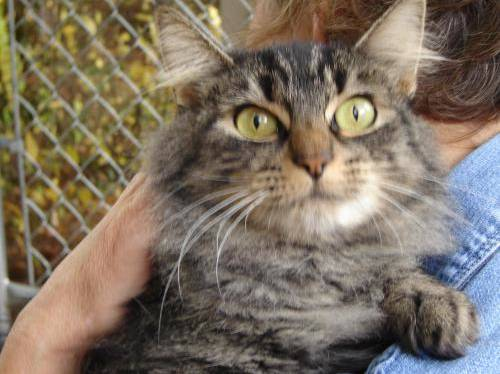
#> input picture 12. Matplotlib/cat.jpg, 500 x 374 px
$ jupyter execute 1.ipynb
#> lines starting #> are read from the running program, lines starting #| are printed output that depends on the picture
[cell 1]
import cv2
import matplotlib.pyplot as plt

[cell 2]
image = cv2.imread('cat.jpg',0)
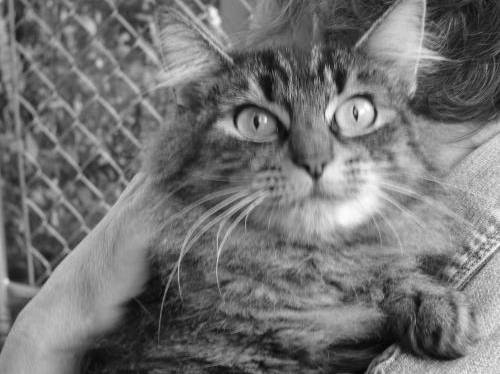
#> image: shape (374, 500); min 0, max 255, mean 115.2
image = cv2.cvtColor(image,cv2.COLOR_BGR2RGB)
#> image: shape (374, 500, 3)

plt.imshow(image)

cv2.imshow('image',image)

cv2.waitKey(0)
cv2.destroyAllWindows()
